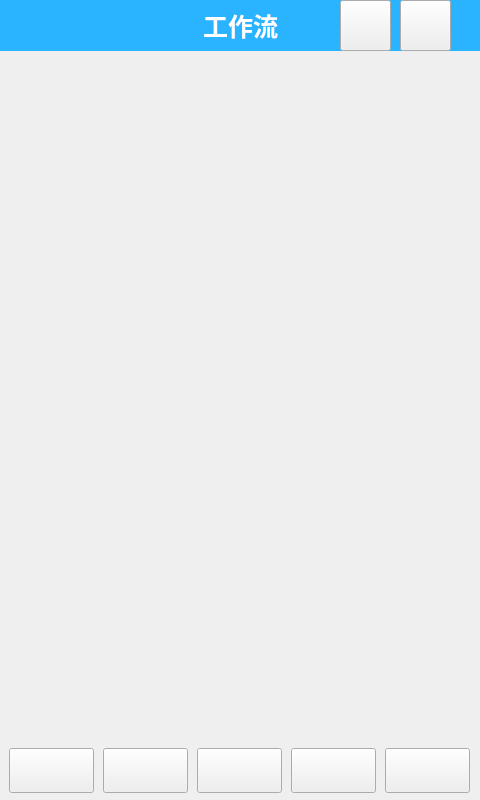
<?xml version="1.0" encoding="UTF-8"?>
<ui version="4.0">
 <class>MainWindow</class>
 <widget class="QMainWindow" name="MainWindow">
  <property name="geometry">
   <rect>
    <x>0</x>
    <y>0</y>
    <width>480</width>
    <height>800</height>
   </rect>
  </property>
  <property name="minimumSize">
   <size>
    <width>480</width>
    <height>800</height>
   </size>
  </property>
  <property name="maximumSize">
   <size>
    <width>480</width>
    <height>800</height>
   </size>
  </property>
  <property name="windowTitle">
   <string>MainWindow</string>
  </property>
  <property name="styleSheet">
   <string notr="true"/>
  </property>
  <widget class="QWidget" name="centralwidget">
   <widget class="QStackedWidget" name="stackedWidget">
    <property name="geometry">
     <rect>
      <x>0</x>
      <y>0</y>
      <width>481</width>
      <height>741</height>
     </rect>
    </property>
    <property name="currentIndex">
     <number>1</number>
    </property>
    <widget class="MenuWidget" name="schedule">
     <widget class="QScrollArea" name="scrollArea">
      <property name="geometry">
       <rect>
        <x>-10</x>
        <y>50</y>
        <width>491</width>
        <height>691</height>
       </rect>
      </property>
      <property name="widgetResizable">
       <bool>true</bool>
      </property>
      <widget class="QWidget" name="scrollAreaWidgetContents">
       <property name="geometry">
        <rect>
         <x>0</x>
         <y>0</y>
         <width>489</width>
         <height>689</height>
        </rect>
       </property>
       <widget class="ScheItem" name="widget_6" native="true">
        <property name="geometry">
         <rect>
          <x>60</x>
          <y>40</y>
          <width>380</width>
          <height>110</height>
         </rect>
        </property>
        <property name="minimumSize">
         <size>
          <width>380</width>
          <height>110</height>
         </size>
        </property>
        <property name="maximumSize">
         <size>
          <width>380</width>
          <height>110</height>
         </size>
        </property>
       </widget>
      </widget>
     </widget>
     <widget class="QLabel" name="label">
      <property name="geometry">
       <rect>
        <x>0</x>
        <y>0</y>
        <width>481</width>
        <height>51</height>
       </rect>
      </property>
      <property name="styleSheet">
       <string notr="true">QLabel{
	background-color: rgb(42, 180, 255);
    font:25px; 
    font-family: 幼圆;
    font-weight:bold;
    color:white;
 
}
</string>
      </property>
      <property name="text">
       <string>日程</string>
      </property>
      <property name="alignment">
       <set>Qt::AlignCenter</set>
      </property>
     </widget>
     <widget class="QToolButton" name="pomodorobtn">
      <property name="geometry">
       <rect>
        <x>20</x>
        <y>0</y>
        <width>51</width>
        <height>51</height>
       </rect>
      </property>
      <property name="styleSheet">
       <string notr="true">QToolButton{
	border-image: url(:/menu/res/pomodoro.png)；
}
</string>
      </property>
      <property name="text">
       <string/>
      </property>
     </widget>
     <widget class="QToolButton" name="sche_addbtn">
      <property name="geometry">
       <rect>
        <x>340</x>
        <y>0</y>
        <width>51</width>
        <height>51</height>
       </rect>
      </property>
      <property name="styleSheet">
       <string notr="true">QToolButton{
	border-image: url(:/menu/res/add.png)；
}
</string>
      </property>
      <property name="text">
       <string/>
      </property>
     </widget>
     <widget class="QToolButton" name="sche_setbtn">
      <property name="geometry">
       <rect>
        <x>400</x>
        <y>0</y>
        <width>51</width>
        <height>51</height>
       </rect>
      </property>
      <property name="styleSheet">
       <string notr="true">QToolButton{
	border-image: url(:/menu/res/titleset.png)；
}
</string>
      </property>
      <property name="text">
       <string/>
      </property>
     </widget>
    </widget>
    <widget class="MenuWidget" name="workflow">
     <widget class="WorkItem" name="widget_7" native="true">
      <property name="geometry">
       <rect>
        <x>40</x>
        <y>100</y>
        <width>401</width>
        <height>141</height>
       </rect>
      </property>
     </widget>
     <widget class="QLabel" name="label_2">
      <property name="geometry">
       <rect>
        <x>0</x>
        <y>0</y>
        <width>481</width>
        <height>51</height>
       </rect>
      </property>
      <property name="styleSheet">
       <string notr="true">QLabel{
	background-color: rgb(42, 180, 255);
    font:25px; 
    font-family: 幼圆;
    font-weight:bold;
    color:white;
 
}
</string>
      </property>
      <property name="frameShadow">
       <enum>QFrame::Plain</enum>
      </property>
      <property name="text">
       <string>工作流</string>
      </property>
      <property name="textFormat">
       <enum>Qt::AutoText</enum>
      </property>
      <property name="alignment">
       <set>Qt::AlignCenter</set>
      </property>
     </widget>
     <widget class="QToolButton" name="work_addbtn">
      <property name="geometry">
       <rect>
        <x>340</x>
        <y>0</y>
        <width>51</width>
        <height>51</height>
       </rect>
      </property>
      <property name="styleSheet">
       <string notr="true">QToolButton{
	border-image: url(:/menu/res/add.png)；
}
</string>
      </property>
      <property name="text">
       <string/>
      </property>
     </widget>
     <widget class="QToolButton" name="work_setbtn">
      <property name="geometry">
       <rect>
        <x>400</x>
        <y>0</y>
        <width>51</width>
        <height>51</height>
       </rect>
      </property>
      <property name="styleSheet">
       <string notr="true">QToolButton{
	border-image: url(:/menu/res/titleset.png)；
}
</string>
      </property>
      <property name="text">
       <string/>
      </property>
     </widget>
    </widget>
    <widget class="MenuWidget" name="quadrant">
     <widget class="QLabel" name="importance">
      <property name="geometry">
       <rect>
        <x>240</x>
        <y>150</y>
        <width>53</width>
        <height>16</height>
       </rect>
      </property>
      <property name="styleSheet">
       <string notr="true">QLabel{
    font:15px; 
    font-family: Segoe UI;
}
 </string>
      </property>
      <property name="text">
       <string>重要</string>
      </property>
     </widget>
     <widget class="QLabel" name="gridding">
      <property name="geometry">
       <rect>
        <x>10</x>
        <y>150</y>
        <width>450</width>
        <height>450</height>
       </rect>
      </property>
      <property name="styleSheet">
       <string notr="true">border-image: url(:/menu/res/gridding.png);</string>
      </property>
      <property name="text">
       <string/>
      </property>
     </widget>
     <widget class="QLabel" name="urgency">
      <property name="geometry">
       <rect>
        <x>440</x>
        <y>350</y>
        <width>61</width>
        <height>21</height>
       </rect>
      </property>
      <property name="styleSheet">
       <string notr="true">QLabel{
    font:15px; 
    font-family: Segoe UI;
}
 </string>
      </property>
      <property name="text">
       <string>紧急</string>
      </property>
     </widget>
     <widget class="QLabel" name="aday">
      <property name="geometry">
       <rect>
        <x>360</x>
        <y>590</y>
        <width>31</width>
        <height>20</height>
       </rect>
      </property>
      <property name="styleSheet">
       <string notr="true">QLabel{
    font:15px; 
    font-family: Segoe UI;
    color:rgb(245,192,151);
}
 </string>
      </property>
      <property name="text">
       <string>24h</string>
      </property>
     </widget>
     <widget class="QLabel" name="deadline">
      <property name="geometry">
       <rect>
        <x>410</x>
        <y>590</y>
        <width>61</width>
        <height>20</height>
       </rect>
      </property>
      <property name="styleSheet">
       <string notr="true">QLabel{
    font:15px; 
    font-family: Segoe UI;
    color:rgb(248,89,89);
}
 </string>
      </property>
      <property name="text">
       <string>Deadline</string>
      </property>
     </widget>
     <widget class="QLabel" name="label_3">
      <property name="geometry">
       <rect>
        <x>0</x>
        <y>0</y>
        <width>481</width>
        <height>51</height>
       </rect>
      </property>
      <property name="styleSheet">
       <string notr="true">QLabel{
	background-color: rgb(42, 180, 255);
    font:25px; 
    font-family: 幼圆;
    font-weight:bold;
    color:white;
 
}
</string>
      </property>
      <property name="text">
       <string>重要紧急四象限</string>
      </property>
      <property name="alignment">
       <set>Qt::AlignCenter</set>
      </property>
     </widget>
     <zorder>gridding</zorder>
     <zorder>importance</zorder>
     <zorder>urgency</zorder>
     <zorder>aday</zorder>
     <zorder>deadline</zorder>
     <zorder>label_3</zorder>
    </widget>
    <widget class="MenuWidget" name="datagram">
     <widget class="QLabel" name="label_4">
      <property name="geometry">
       <rect>
        <x>0</x>
        <y>0</y>
        <width>481</width>
        <height>51</height>
       </rect>
      </property>
      <property name="styleSheet">
       <string notr="true">QLabel{
	background-color: rgb(42, 180, 255);
    font:25px; 
    font-family: 幼圆;
    font-weight:bold;
    color:white;
 
}
</string>
      </property>
      <property name="text">
       <string>数据报表</string>
      </property>
      <property name="alignment">
       <set>Qt::AlignCenter</set>
      </property>
     </widget>
    </widget>
    <widget class="MenuWidget" name="set">
     <widget class="QPushButton" name="accountinfo">
      <property name="geometry">
       <rect>
        <x>50</x>
        <y>80</y>
        <width>381</width>
        <height>101</height>
       </rect>
      </property>
      <property name="styleSheet">
       <string notr="true">QPushButton{
	background-color: white;
	border: 1px solid gray;
	border-radius:30px;
    font:25px; 
    font-family: Segoe UI;
    text-align : left;
}
QPushButton:hover{
background-color: rgb(181, 225, 250);
}
</string>
      </property>
      <property name="text">
       <string>       账号</string>
      </property>
      <property name="default">
       <bool>false</bool>
      </property>
     </widget>
     <widget class="QPushButton" name="synchronize">
      <property name="geometry">
       <rect>
        <x>50</x>
        <y>200</y>
        <width>381</width>
        <height>101</height>
       </rect>
      </property>
      <property name="styleSheet">
       <string notr="true">QPushButton{
	background-color: white;
	border: 1px solid gray;
	border-radius:30px;
    font:25px; 
    font-family: Segoe UI;
    text-align : left;
}
QPushButton:hover{
background-color: rgb(181, 225, 250);
}
</string>
      </property>
      <property name="text">
       <string>       同步数据</string>
      </property>
     </widget>
     <widget class="QPushButton" name="reset">
      <property name="geometry">
       <rect>
        <x>50</x>
        <y>320</y>
        <width>381</width>
        <height>101</height>
       </rect>
      </property>
      <property name="styleSheet">
       <string notr="true">QPushButton{
	background-color: white;
	border: 1px solid gray;
	border-radius:30px;
    font:25px; 
    font-family: Segoe UI;
    text-align : left;
}
QPushButton:hover{
background-color: rgb(181, 225, 250);
}
</string>
      </property>
      <property name="text">
       <string>       重置</string>
      </property>
     </widget>
     <widget class="QPushButton" name="individuation">
      <property name="geometry">
       <rect>
        <x>50</x>
        <y>440</y>
        <width>381</width>
        <height>101</height>
       </rect>
      </property>
      <property name="styleSheet">
       <string notr="true">QPushButton{
	background-color: white;
	border: 1px solid gray;
	border-radius:30px;
    font:25px; 
    font-family: Segoe UI;
    text-align : left;
}
QPushButton:hover{
background-color: rgb(181, 225, 250);
}
</string>
      </property>
      <property name="text">
       <string>       个性化设置</string>
      </property>
     </widget>
     <widget class="QPushButton" name="exit">
      <property name="geometry">
       <rect>
        <x>50</x>
        <y>560</y>
        <width>381</width>
        <height>101</height>
       </rect>
      </property>
      <property name="styleSheet">
       <string notr="true">QPushButton{
	background-color: white;
	border: 1px solid gray;
	border-radius:30px;
    font:25px; 
    font-family: Segoe UI;
    text-align : left;
}
QPushButton:hover{
background-color: rgb(181, 225, 250);
}
</string>
      </property>
      <property name="text">
       <string>       退出</string>
      </property>
     </widget>
     <widget class="QLabel" name="label_5">
      <property name="geometry">
       <rect>
        <x>0</x>
        <y>0</y>
        <width>481</width>
        <height>51</height>
       </rect>
      </property>
      <property name="styleSheet">
       <string notr="true">QLabel{
	background-color: rgb(42, 180, 255);
    font:25px; 
    font-family: 幼圆;
    font-weight:bold;
    color:white;
 
}
</string>
      </property>
      <property name="text">
       <string>设置</string>
      </property>
      <property name="alignment">
       <set>Qt::AlignCenter</set>
      </property>
     </widget>
    </widget>
   </widget>
   <widget class="QWidget" name="menu" native="true">
    <property name="geometry">
     <rect>
      <x>0</x>
      <y>740</y>
      <width>481</width>
      <height>61</height>
     </rect>
    </property>
    <property name="styleSheet">
     <string notr="true">QWidget{
background-color :white；
}</string>
    </property>
    <widget class="QWidget" name="horizontalLayoutWidget">
     <property name="geometry">
      <rect>
       <x>0</x>
       <y>0</y>
       <width>481</width>
       <height>61</height>
      </rect>
     </property>
     <layout class="QHBoxLayout" name="horizontalLayout">
      <property name="spacing">
       <number>0</number>
      </property>
      <property name="sizeConstraint">
       <enum>QLayout::SetDefaultConstraint</enum>
      </property>
      <item>
       <widget class="QToolButton" name="schedulebtn">
        <property name="minimumSize">
         <size>
          <width>85</width>
          <height>45</height>
         </size>
        </property>
        <property name="maximumSize">
         <size>
          <width>85</width>
          <height>45</height>
         </size>
        </property>
        <property name="styleSheet">
         <string notr="true">QToolButton{
	border-image: url(:/menu/res/schedule.png);
}
QToolButton::checked{
	border-image: url(:/menu/res/schedule_press.png);
}</string>
        </property>
        <property name="text">
         <string/>
        </property>
        <property name="iconSize">
         <size>
          <width>45</width>
          <height>45</height>
         </size>
        </property>
       </widget>
      </item>
      <item>
       <widget class="QToolButton" name="workflowbtn">
        <property name="minimumSize">
         <size>
          <width>85</width>
          <height>0</height>
         </size>
        </property>
        <property name="maximumSize">
         <size>
          <width>85</width>
          <height>45</height>
         </size>
        </property>
        <property name="styleSheet">
         <string notr="true">QToolButton{
	border-image: url(:/menu/res/workflow.png);
}
QToolButton::checked{
	border-image: url(:/menu/res/workflow_press.png);
}</string>
        </property>
        <property name="text">
         <string/>
        </property>
       </widget>
      </item>
      <item>
       <widget class="QToolButton" name="quadrantbtn">
        <property name="minimumSize">
         <size>
          <width>85</width>
          <height>0</height>
         </size>
        </property>
        <property name="maximumSize">
         <size>
          <width>85</width>
          <height>45</height>
         </size>
        </property>
        <property name="styleSheet">
         <string notr="true">QToolButton{
	border-image: url(:/menu/res/quadrant.png);
}
QToolButton::checked{
	border-image: url(:/menu/res/quadrant_press.png)
}</string>
        </property>
        <property name="text">
         <string/>
        </property>
       </widget>
      </item>
      <item>
       <widget class="QToolButton" name="datagrambtn">
        <property name="minimumSize">
         <size>
          <width>85</width>
          <height>0</height>
         </size>
        </property>
        <property name="maximumSize">
         <size>
          <width>85</width>
          <height>45</height>
         </size>
        </property>
        <property name="styleSheet">
         <string notr="true">QToolButton{
	border-image: url(:/menu/res/datagram.png);
}
QToolButton::checked{
	border-image: url(:/menu/res/datagram_press.png);
}</string>
        </property>
        <property name="text">
         <string/>
        </property>
       </widget>
      </item>
      <item>
       <widget class="QToolButton" name="setbtn">
        <property name="minimumSize">
         <size>
          <width>85</width>
          <height>0</height>
         </size>
        </property>
        <property name="maximumSize">
         <size>
          <width>85</width>
          <height>45</height>
         </size>
        </property>
        <property name="styleSheet">
         <string notr="true">QToolButton{
	border-image: url(:/menu/res/set.png);
}
QToolButton::checked{
	border-image: url(:/menu/res/set_press.png);
}</string>
        </property>
        <property name="text">
         <string/>
        </property>
       </widget>
      </item>
     </layout>
    </widget>
   </widget>
  </widget>
 </widget>
 <customwidgets>
  <customwidget>
   <class>ScheItem</class>
   <extends>QWidget</extends>
   <header>scheitem.h</header>
   <container>1</container>
  </customwidget>
  <customwidget>
   <class>WorkItem</class>
   <extends>QWidget</extends>
   <header>workitem.h</header>
   <container>1</container>
  </customwidget>
  <customwidget>
   <class>MenuWidget</class>
   <extends>QWidget</extends>
   <header>menuwidget.h</header>
   <container>1</container>
  </customwidget>
 </customwidgets>
 <resources/>
 <connections/>
</ui>
